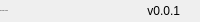
              <widget class="QFrame" name="bottomBar">
               <property name="minimumSize">
                <size>
                 <width>0</width>
                 <height>22</height>
                </size>
               </property>
               <property name="maximumSize">
                <size>
                 <width>16777215</width>
                 <height>22</height>
                </size>
               </property>
               <property name="frameShape">
                <enum>QFrame::NoFrame</enum>
               </property>
               <property name="frameShadow">
                <enum>QFrame::Raised</enum>
               </property>
               <layout class="QHBoxLayout" name="horizontalLayout_5">
                <property name="spacing">
                 <number>0</number>
                </property>
                <property name="leftMargin">
                 <number>0</number>
                </property>
                <property name="topMargin">
                 <number>0</number>
                </property>
                <property name="rightMargin">
                 <number>0</number>
                </property>
                <property name="bottomMargin">
                 <number>0</number>
                </property>
                <item>
                 <widget class="QLabel" name="creditsLabel">
                  <property name="maximumSize">
                   <size>
                    <width>16777215</width>
                    <height>16</height>
                   </size>
                  </property>
                  <property name="font">
                   <font>
                    <pointsize>-1</pointsize>
                    <italic>false</italic>
                    <bold>false</bold>
                   </font>
                  </property>
                  <property name="text">
                   <string>By: Ehsan Aliverdi</string>
                  </property>
                  <property name="alignment">
                   <set>Qt::AlignLeading|Qt::AlignLeft|Qt::AlignVCenter</set>
                  </property>
                 </widget>
                </item>
                <item>
                 <widget class="QLabel" name="version">
                  <property name="text">
                   <string>v0.0.1</string>
                  </property>
                  <property name="alignment">
                   <set>Qt::AlignRight|Qt::AlignTrailing|Qt::AlignVCenter</set>
                  </property>
                 </widget>
                </item>
                <item>
                 <widget class="QFrame" name="frame_size_grip">
                  <property name="minimumSize">
                   <size>
                    <width>20</width>
                    <height>0</height>
                   </size>
                  </property>
                  <property name="maximumSize">
                   <size>
                    <width>20</width>
                    <height>16777215</height>
                   </size>
                  </property>
                  <property name="frameShape">
                   <enum>QFrame::NoFrame</enum>
                  </property>
                  <property name="frameShadow">
                   <enum>QFrame::Raised</enum>
                  </property>
                 </widget>
                </item>
               </layout>
              </widget>
